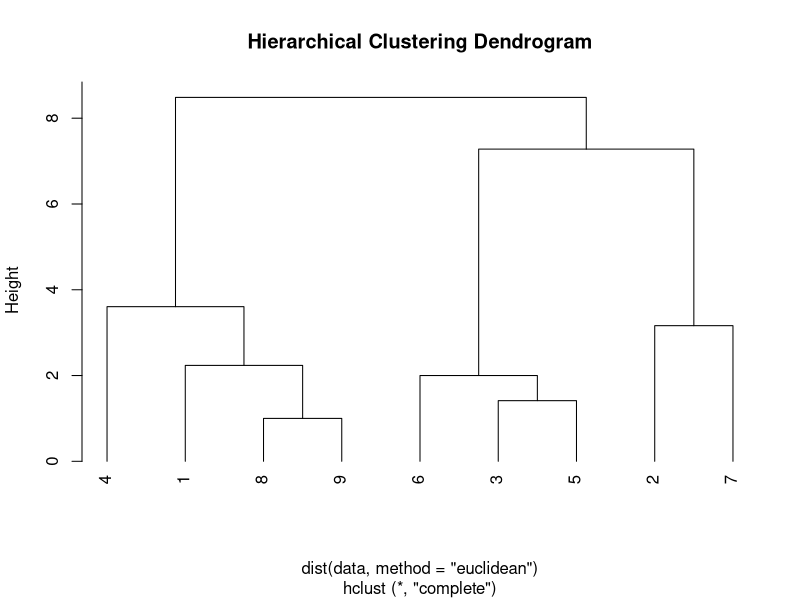
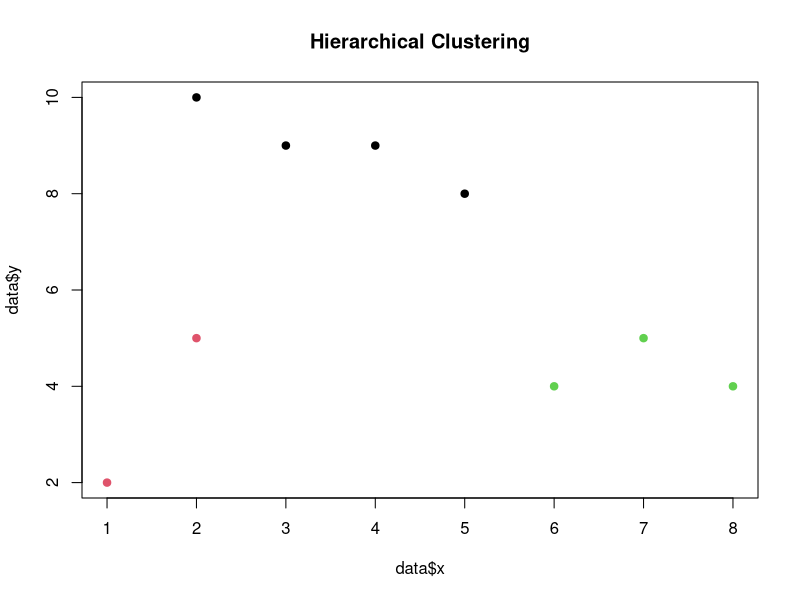

R code for these plots, in order:
library(cluster)

data <- data.frame(
    x = c(2, 2, 8, 5, 7, 6, 1, 4, 3),
    y = c(10, 5, 4, 8, 5, 4, 2, 9, 9)
)

# Linkage -  complete, average, single, centroid
# Distance - euclidean, manhattan, maximum, canberra, correlation, minkowski

hc_model <- hclust(dist(data, method = "euclidean"), method = "complete")

plot(hc_model, hang = -1, main = "Hierarchical Clustering Dendrogram")

cut_dendrogram <- cutree(hc_model, k = 3)

plot(data$x, data$y, col = cut_dendrogram, pch = 19, main = "Hierarchical Clustering")
